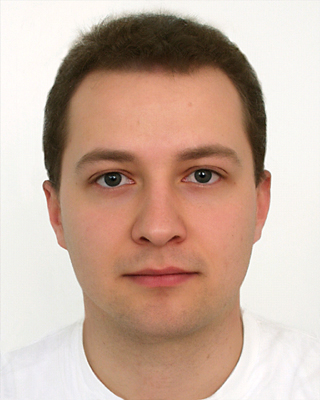
//> input picture data/gesicht_mann.jpg, 320 x 400 px, given in place of the camera
$ ./facedetect_roi   (built with g++ and OpenCV 4)
//> lines starting //> are read from the running program, lines starting //| are printed output that depends on the picture; after the words box and inside, x2 and y2 are one past the last pixel; in counts of white or black regions, pixels touching at a corner belong together
#define CV_NO_BACKWARD_COMPATIBILITY
#define HIGHGUI_NO_BACKWARD_COMPATIBILITY

#include <cv.h>
#include <highgui.h>

#include <stdio.h>
#include <stdlib.h>
#include <string.h>
#include <assert.h>
#include <math.h>
#include <float.h>
#include <limits.h>
#include <time.h>
#include <ctype.h>
#include <iostream>

#define WINDOW_RESULT "Result"
#define WINDOW_INTEGRAL_IMAGE_SUM "Integral Image (sum)"
#define WINDOW_INTEGRAL_IMAGE_SQUARED_SUM "Integral Image (squared sum)"
#define WINDOW_INTEGRAL_IMAGE_TILTED_SUM "Integral Image (tilted sum)"

using namespace std;
using namespace cv;

// This struct encapsulates all program options and variables
struct ApplicationEnvironment
{
	CvCapture * capture; // NULL if no capture is being used.
	bool detectFace;
	bool isSelecting;
	bool selectionEnabled;
	bool showIntegralImages;
	CvRect selection;
	bool isExiting;
	CvFont font;
	IplImage * frame; // Pointer to the current frame
	// BEGIN Facedetect parameters
	CascadeClassifier cascade;
	CascadeClassifier nestedCascade;
    double scale;
	// END Facedetect parameters
} app;

// Timing function to start the global timer
static double ticStart = 0;
void tic()
{
    ticStart = (double)cvGetTickCount();
}

// Timing function that stops the global timer and
// prints the time since the last call to tic().
double toc()
{
    ticStart = ((double)cvGetTickCount() - ticStart) / ( (double) cvGetTickFrequency() * 1000.0);
	// Print to unbuffered standard error for immediate output
    //fprintf(stderr, "detection time = %gms\n", ticStart);
    return ticStart;
}

// Saves the "image" to "basename"_TIMESTAMP.png
void saveImage(IplImage * image, const char * basename)
{
	if ( !image || !basename )
	{
		return;
	}

	char filename[255];
	memset(filename, '\0', 255);
	sprintf(filename, "%s %ld.png", basename, time(NULL));
	cout << "Saving image " << filename << endl;
	cvSaveImage(filename, image);
}

// Callback for image ROI selection
void onMouseSelection(int event, int x, int y, int flags, void * frame)
{
	static CvPoint origin;

	IplImage * image = static_cast<IplImage*>(frame);

    if( !image )
	{
        return;
	}

    if( image->origin == IPL_ORIGIN_BL ) // bottom-left (BL) or top-left (TL)?
	{
        y = image->height - y;
	}

	if( app.isSelecting )
    {
		//cerr << "Selecting object" << endl;
		app.selection.x = MIN(x,origin.x);
        app.selection.y = MIN(y,origin.y);
        app.selection.width = app.selection.x + CV_IABS(x - origin.x);
        app.selection.height = app.selection.y + CV_IABS(y - origin.y);

        app.selection.x = MAX( app.selection.x, 0 );
        app.selection.y = MAX( app.selection.y, 0 );
        app.selection.width = MIN( app.selection.width, image->width );
        app.selection.height = MIN( app.selection.height, image->height );
        app.selection.width -= app.selection.x;
        app.selection.height -= app.selection.y;
    }

    switch( event )
    {
    case CV_EVENT_LBUTTONDOWN:
        origin = cvPoint(x,y);
        app.selection = cvRect(x,y,0,0);
		app.isSelecting = true;
		// Enable selection if it was disabled.
		app.selectionEnabled = true;
        break;
    case CV_EVENT_LBUTTONUP:
        app.isSelecting = false;
        if( app.selection.width > 0 && app.selection.height > 0 )
		{
			//cerr << "Setting track_object to -1" << endl;
            //track_object = -1;
		}
        break;
    }
}

void drawSelectionInfo()
{
	static char metricsText[255];

	if( app.selectionEnabled && app.selection.width > 0 && app.selection.height > 0)
	{
		// Invert the image if we are currently selecting
		if ( app.isSelecting )
		{
			cvSetImageROI( app.frame, app.selection );
			cvXorS( app.frame, cvScalarAll(255), app.frame, 0 );
			cvResetImageROI( app.frame );
		}

		CvPoint org;
		CvSize textBoundings;
		int ymin;

		// Draw the text with the image and selection metrics.
		memset(metricsText, '\0', 255);
		sprintf(metricsText, "Img: %dx%d", app.frame->width, app.frame->height);
		cvGetTextSize(metricsText, &app.font, &textBoundings, &ymin);
		org = cvPoint(app.selection.x, app.selection.y - 25);
		cvRectangle(app.frame, cvPoint(org.x, org.y + ymin), cvPoint(org.x + textBoundings.width, org.y - textBoundings.height), cvScalar(0,0,0), CV_FILLED);
		cvPutText(app.frame, metricsText, org, &app.font, CV_RGB(0,255,0));

		float ratio = (float)(app.selection.width * app.selection.height) / (float)(app.frame->width * app.frame->height);
		memset(metricsText, '\0', 255);
		sprintf(metricsText, "Sel: %dx%d~%0.3f%%", app.selection.width, app.selection.height, ratio * 100.0f);
		cvGetTextSize(metricsText, &app.font, &textBoundings, &ymin);
		org = cvPoint(app.selection.x, app.selection.y - 10);
		cvRectangle(app.frame, cvPoint(org.x, org.y + ymin), cvPoint(org.x + textBoundings.width, org.y - textBoundings.height), cvScalar(0,0,0), CV_FILLED);
		cvPutText(app.frame, metricsText, org, &app.font, CV_RGB(0,255,0));


		// Draw the ROI
		CvPoint p1 = {app.selection.x, app.selection.y};
		CvPoint p2 = {p1.x + app.selection.width, p1.y + app.selection.height};
		cvRectangle(app.frame, p1, p2, CV_RGB(0,255,0));
	}
}

// Detects faces in "img" and returns the processing time
double detectAndDraw( Mat& img,
                   CascadeClassifier& cascade,
				   CascadeClassifier& nestedCascade,
                   double scale)
{
	if (!app.detectFace)
	{
		return 0;
	}

    int i = 0;
    const static Scalar colors[] =  { CV_RGB(0,0,255),
        CV_RGB(0,128,255),
        CV_RGB(0,255,255),
        CV_RGB(0,255,0),
        CV_RGB(255,128,0),
        CV_RGB(255,255,0),
        CV_RGB(255,0,0),
        CV_RGB(255,0,255)} ;
    Mat gray;
	Mat smallImg( cvRound (img.rows/scale), cvRound(img.cols/scale), CV_8UC1 );

    cvtColor( img, gray, CV_BGR2GRAY );
    resize( gray, smallImg, smallImg.size(), 0, 0, INTER_LINEAR );
    equalizeHist( smallImg, smallImg );

	tic();
	vector<Rect> faces;
    cascade.detectMultiScale(
		smallImg,
		faces,
        1.1, 2, 0
        // |CV_HAAR_FIND_BIGGEST_OBJECT
        // |CV_HAAR_DO_ROUGH_SEARCH
        |CV_HAAR_SCALE_IMAGE,
        Size(30, 30)
	);
    double t = toc();

    for( vector<Rect>::const_iterator r = faces.begin(); r != faces.end(); r++, i++ )
    {
        vector<Rect> nestedObjects;
        Scalar color = colors[i%8];

		Point center( cvRound((r->x + r->width*0.5)*scale),
				      cvRound((r->y + r->height*0.5)*scale) );

        int radius = cvRound((r->width + r->height)*0.25*scale);

		circle( img, center, radius, color, 3, 8, 0 );

        if( !nestedCascade.empty() )
		{
			Mat smallImgROI = smallImg(*r);

			nestedCascade.detectMultiScale(
				smallImgROI,
				nestedObjects,
				1.1, 2, 0
				// |CV_HAAR_FIND_BIGGEST_OBJECT
				// |CV_HAAR_DO_ROUGH_SEARCH
				// |CV_HAAR_DO_CANNY_PRUNING
				|CV_HAAR_SCALE_IMAGE
				,
				Size(30, 30) );
			for( vector<Rect>::const_iterator nr = nestedObjects.begin(); nr != nestedObjects.end(); nr++ )
			{
				center.x = cvRound((r->x + nr->x + nr->width*0.5)*scale);
				center.y = cvRound((r->y + nr->y + nr->height*0.5)*scale);
				radius = cvRound((nr->width + nr->height)*0.25*scale);
				circle( img, center, radius, color, 3, 8, 0 );
			}
		}
    }
    //cv::imshow( "result", img );
	return t;
}

int main(int argc, char * argv[])
{
	// Print keys
	cerr << "This is a highly modified version of the OpenCV facedetect demo." << endl;
	cerr << "You can select a ROI (Region Of Interest) of a picture and see the detection time go down." << endl;
	cerr << endl;
	cerr << "Keys:" << endl;
	cerr << "---------------" << endl;
	cerr << "f   = Toggle face detection" << endl;
	cerr << "r   = Reset ROI (enables or disables a selection)" << endl;
	cerr << "i   = Toggle integral image windows (sum/squared sum/tilted sum)" << endl;
	cerr << "p   = Saves all currently open windows to image files (e.g. \"Result TIMESTAMP.png\")" << endl;
	cerr << "ESC = Exit the program" << endl;

	// BEGIN Initialize the application

	app.detectFace = false;
	app.isSelecting = false;
	app.showIntegralImages = false;
	app.isExiting = false;
	app.selectionEnabled = true;
	cvInitFont(&(app.font), CV_FONT_HERSHEY_SIMPLEX, 0.5, 0.5, 0, 1, CV_AA);
	app.frame = 0;
	app.scale = 1;

	// Load the cascades
	if( !app.cascade.load("../data/haarcascades/haarcascade_mcs_eyepair_small.xml") )
	{
		cerr << "Failed to load cascade" << endl;
		exit(1);
	}

	// [9 lines of commented-out code are left out]
    cvNamedWindow(WINDOW_RESULT, 1);

	app.capture = cvCreateCameraCapture(CV_CAP_ANY);

	IplImage * image = NULL;

	if ( app.capture )
	{
		cerr << "Found a caputure interface." << endl;
		image = cvQueryFrame(app.capture);
//> image is the input picture: 400 rows x 320 cols, CV_8UC3; mean B, G, R 158.7, 174, 200.8
	}
	else
	{
		cerr << "No capture found. Using static image." << endl;
		// Load the image
		image = cvLoadImage( "../data/lena.jpg", 1 );
	}

	// See http://opencv.willowgarage.com/documentation/miscellaneous_image_transformations.html#integral
	// "Using these integral images, one may calculate sum, mean and standard deviation over a specific
	//  up-right or rotated rectangular region of the image in a constant time [...]"
	cvNamedWindow(WINDOW_INTEGRAL_IMAGE_SUM, 1);
	cvNamedWindow(WINDOW_INTEGRAL_IMAGE_SQUARED_SUM, 1);
	cvNamedWindow(WINDOW_INTEGRAL_IMAGE_TILTED_SUM, 1);
	IplImage * integralImageSum = cvCreateImage(cvSize(image->width+1, image->height+1), 64, image->nChannels);
	IplImage * integralImageSquaredSum = cvCreateImage(cvSize(image->width+1, image->height+1), 64, image->nChannels);
	IplImage * integralImageTiltedSum = cvCreateImage(cvSize(image->width+1, image->height+1), 64, image->nChannels);

	// Set a mouse callback for selection
	cvSetMouseCallback(WINDOW_RESULT, onMouseSelection, image );

	// A text buffer for detection processing time
	char buf[255];

	while ( !app.isExiting )
	{
		if ( app.capture )
		{
			app.frame = cvQueryFrame(app.capture);
		}
		else
		{
			// Capture a frame or simply clone the image if it's still
			app.frame = cvCloneImage(image);
		}

		// Show integral image
		if ( app.showIntegralImages )
		{
			cvIntegral(app.frame, integralImageSum, integralImageSquaredSum, integralImageTiltedSum);
			cvShowImage(WINDOW_INTEGRAL_IMAGE_SUM, integralImageSum);
			cvShowImage(WINDOW_INTEGRAL_IMAGE_SQUARED_SUM, integralImageSquaredSum);
			cvShowImage(WINDOW_INTEGRAL_IMAGE_TILTED_SUM, integralImageTiltedSum);
		}

		// If selection is enabled, set the ROI otherwise reset the ROI
		if ( app.selectionEnabled && app.selection.width > 0 && app.selection.height > 0 )
		{
			cvSetImageROI(app.frame, app.selection);
		}
		else
		{
			cvResetImageROI(app.frame);
		}

		// Create a matrix from the current frame
		Mat frameMatrix = app.frame;

		// Detect face
		double processingTime = detectAndDraw(frameMatrix, app.cascade, app.nestedCascade, app.scale);

		// Reset the image ROI, otherwise only the ROI will be shown
		cvResetImageROI(app.frame);

		// Print processing time for detection (after ROI reset!!)
		if ( app.detectFace )
		{
			memset(buf, '\0', 255);
			sprintf(buf, "Detection Time: %0.3gms", processingTime);
			CvSize textBoundings;
			int ymin;
			cvGetTextSize(buf, &app.font, &textBoundings, &ymin);
			CvPoint org = cvPoint(0, app.frame->height - 8);
			cvRectangle(app.frame, cvPoint(org.x, org.y + ymin), cvPoint(org.x + textBoundings.width, org.y - textBoundings.height), cvScalar(0,0,0,0.5), CV_FILLED);
			cvPutText(app.frame, buf, cvPoint(0, app.frame->height - 8), &app.font, CV_RGB(0,255,0));
		}

		// Draw the selection information immediately before showing the image
		drawSelectionInfo();

		// Show the composited image
		cvShowImage(WINDOW_RESULT, app.frame );

		// Control the program
        int key = cvWaitKey(10);
//> the left mouse button is pressed and released at (160, 200)
//> the key 'f' is pressed
//> call 3 of detectAndDraw, with scale = 1
//> after the loop in detectAndDraw (call 3), `for( vector<Rect>::const_iterator r = faces.begin(); r != faces.end();..`:
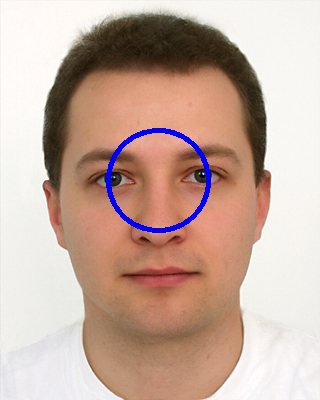
//> img: 400 rows x 320 cols, CV_8UC3; 1.24% of pixels changed, all inside (x1, y1, x2, y2) = (106, 128, 211, 233)
//> after the loop in detectAndDraw (call 3), `for( vector<Rect>::const_iterator r = faces.begin(); r != faces.end();..`:
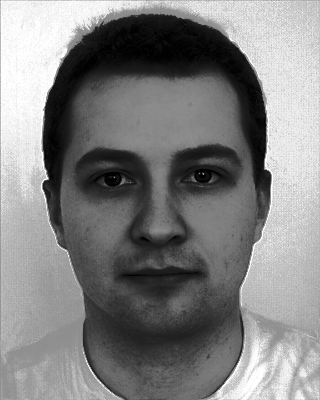
//> smallImg: 400 rows x 320 cols, CV_8UC1; min 0, max 255, mean 129.2
//> `cvShowImage(WINDOW_RESULT, app.frame );`:
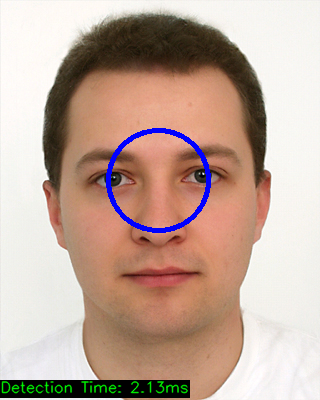
//> window 'Result': 400 rows x 320 cols, CV_8UC3; mean B, G, R 155.5, 168.2, 192.7
//> the key 'r' is pressed
//> the key 'p' is pressed

        if( (char) key == 27 )
		{
            app.isExiting = true;
		}

		switch( (char) key )
		{
		// Toggle face-detection
		case 'f':
			app.detectFace = app.detectFace ? false : true;
			break;
		// Toogle selection enabled
		case 's':
		case 'r':
			app.selectionEnabled = app.selectionEnabled ? false : true;
			//cerr << "Selection enabled status = " << app.selectionEnabled << endl;
			break;
		// Print/Save image to file
		case 'p':
			saveImage(app.frame, WINDOW_RESULT);
			if ( app.showIntegralImages )
			{
				saveImage(integralImageSum, WINDOW_INTEGRAL_IMAGE_SUM);
				saveImage(integralImageSquaredSum, WINDOW_INTEGRAL_IMAGE_SQUARED_SUM);
				saveImage(integralImageTiltedSum, WINDOW_INTEGRAL_IMAGE_TILTED_SUM);
			}
			break;
		// Show integral image
        case 'i':
			app.showIntegralImages = app.showIntegralImages ? false : true;
            if( !app.showIntegralImages )
			{
				cvDestroyWindow(WINDOW_INTEGRAL_IMAGE_SUM);
				cvDestroyWindow(WINDOW_INTEGRAL_IMAGE_SQUARED_SUM);
				cvDestroyWindow(WINDOW_INTEGRAL_IMAGE_TILTED_SUM);
			}
            else
			{
                cvNamedWindow(WINDOW_INTEGRAL_IMAGE_SUM, 1 );
				cvNamedWindow(WINDOW_INTEGRAL_IMAGE_SQUARED_SUM, 1 );
				cvNamedWindow(WINDOW_INTEGRAL_IMAGE_TILTED_SUM, 1 );
			}
            break;
		}

		// Release the current frame (DON'T DO THIS IF CAPTURING!!!)
		if ( !app.capture )
		{
			cvReleaseImage(&app.frame);
		}
    }

	// Cleanup OpenCV
	cvReleaseCapture(&app.capture);
	cvReleaseImage(&integralImageSum);
	cvReleaseImage(&integralImageSquaredSum);
	cvReleaseImage(&integralImageTiltedSum);
	cvReleaseImage(&image);
	cvDestroyAllWindows();

    return 0;
}

$ run again, on data/image_0235.jpg
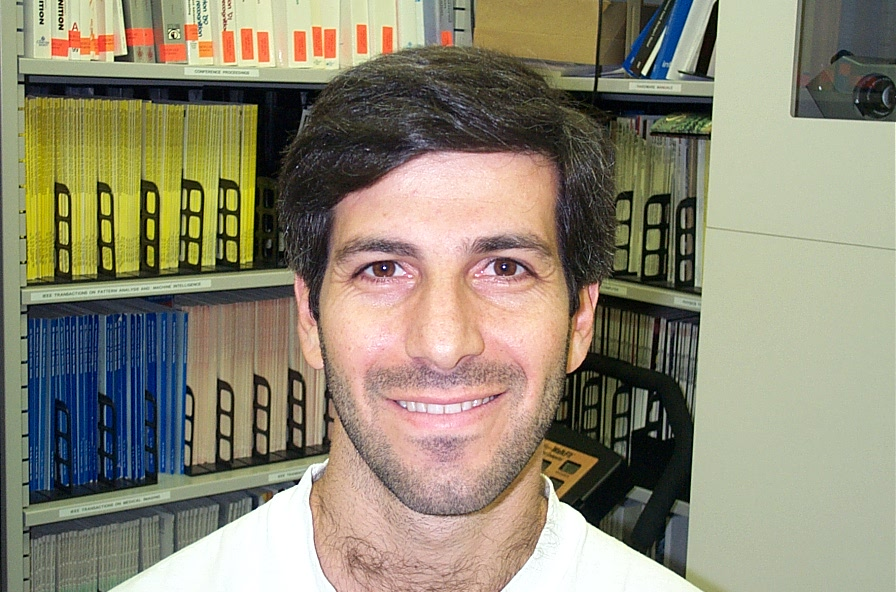
//> input picture data/image_0235.jpg, 896 x 592 px, given in place of the camera
//> image is the input picture: 592 rows x 896 cols, CV_8UC3; mean B, G, R 116.2, 136.8, 142.5
//> after the loop in detectAndDraw (call 3), `for( vector<Rect>::const_iterator r = faces.begin(); r != faces.end();..`:
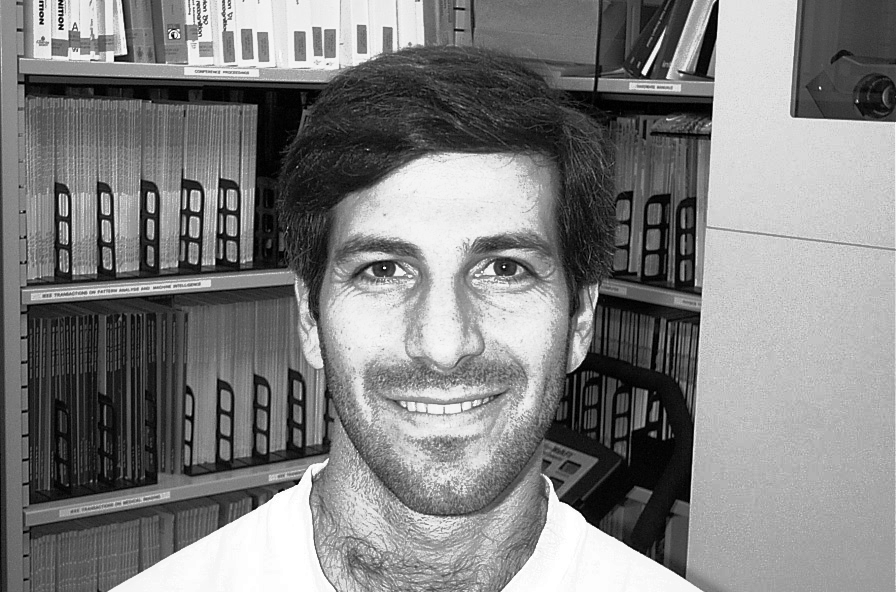
//> smallImg: 592 rows x 896 cols, CV_8UC1; min 0, max 255, mean 128.2
//> `cvShowImage(WINDOW_RESULT, app.frame );`:
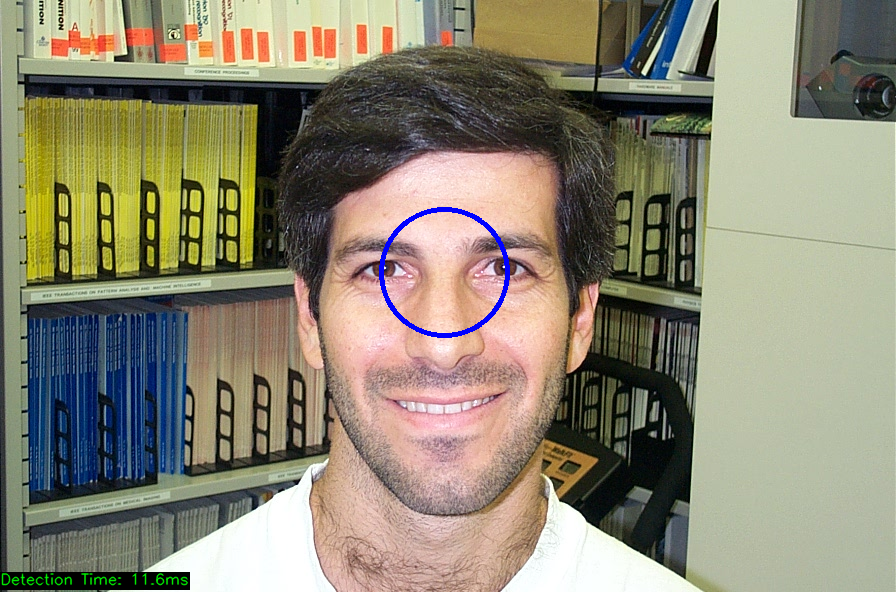
//> window 'Result': 592 rows x 896 cols, CV_8UC3; mean B, G, R 115.5, 135.3, 140.7
